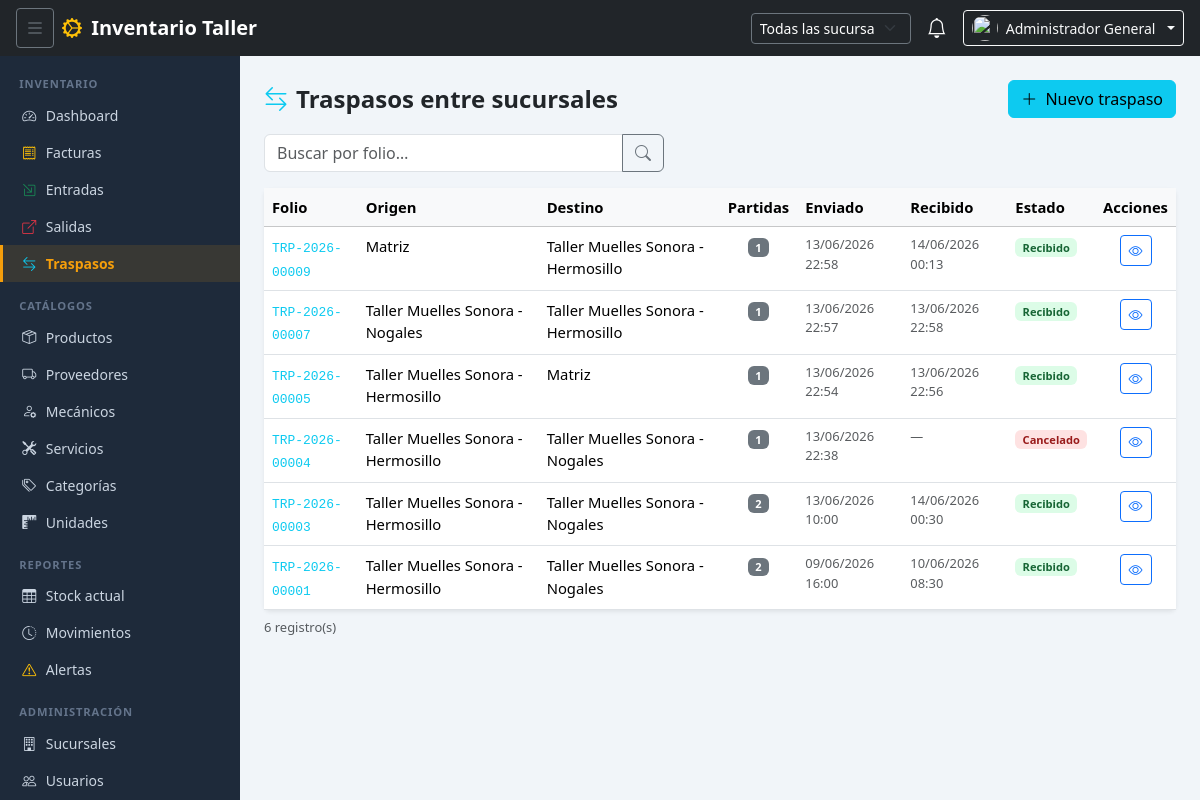
Page /?modulo=traspasos (signed in) on the committed database.
### tables this page shows
CREATE TABLE `traspasos` (
  `id` int(10) unsigned NOT NULL AUTO_INCREMENT,
  `movimiento_salida_id` int(10) unsigned NOT NULL,
  `movimiento_entrada_id` int(10) unsigned DEFAULT NULL,
  `estado` enum('en_transito','recibido','cancelado') NOT NULL DEFAULT 'en_transito',
  `fecha_envio` datetime NOT NULL DEFAULT current_timestamp(),
  `fecha_recepcion` datetime DEFAULT NULL,
  PRIMARY KEY (`id`),
  UNIQUE KEY `uq_tr_salida` (`movimiento_salida_id`),
  UNIQUE KEY `uq_tr_entrada` (`movimiento_entrada_id`),
  CONSTRAINT `fk_tr_ent` FOREIGN KEY (`movimiento_entrada_id`) REFERENCES `movimientos` (`id`),
  CONSTRAINT `fk_tr_sal` FOREIGN KEY (`movimiento_salida_id`) REFERENCES `movimientos` (`id`)
);

CREATE TABLE `movimientos` (
  `id` int(10) unsigned NOT NULL AUTO_INCREMENT,
  `tipo` enum('entrada','salida','traspaso_salida','traspaso_entrada','ajuste') NOT NULL,
  `folio` varchar(30) NOT NULL,
  `sucursal_id` tinyint(3) unsigned NOT NULL,
  `sucursal_dest_id` tinyint(3) unsigned DEFAULT NULL,
  `proveedor_id` int(10) unsigned DEFAULT NULL,
  `mecanico_id` int(10) unsigned DEFAULT NULL,
  `servicio_id` smallint(5) unsigned DEFAULT NULL,
  `referencia_factura` varchar(80) DEFAULT NULL,
  `uuid_cfdi` char(36) DEFAULT NULL,
  `notas` text DEFAULT NULL,
  `estado` enum('borrador','confirmado','cancelado') NOT NULL DEFAULT 'confirmado',
  `usuario_id` int(10) unsigned NOT NULL,
  `created_at` datetime NOT NULL DEFAULT current_timestamp(),
  PRIMARY KEY (`id`),
  UNIQUE KEY `uq_mov_folio` (`folio`),
  KEY `idx_mov_tipo_fecha` (`tipo`,`created_at`),
  KEY `idx_mov_sucursal` (`sucursal_id`),
  KEY `idx_mov_mecanico` (`mecanico_id`),
  KEY `idx_mov_uuid` (`uuid_cfdi`),
  KEY `fk_mov_suc2` (`sucursal_dest_id`),
  KEY `fk_mov_prov` (`proveedor_id`),
  KEY `fk_mov_ser` (`servicio_id`),
  KEY `fk_mov_usr` (`usuario_id`),
  CONSTRAINT `fk_mov_mec` FOREIGN KEY (`mecanico_id`) REFERENCES `mecanicos` (`id`),
  CONSTRAINT `fk_mov_prov` FOREIGN KEY (`proveedor_id`) REFERENCES `proveedores` (`id`),
  CONSTRAINT `fk_mov_ser` FOREIGN KEY (`servicio_id`) REFERENCES `servicios` (`id`),
  CONSTRAINT `fk_mov_suc1` FOREIGN KEY (`sucursal_id`) REFERENCES `sucursales` (`id`),
  CONSTRAINT `fk_mov_suc2` FOREIGN KEY (`sucursal_dest_id`) REFERENCES `sucursales` (`id`),
  CONSTRAINT `fk_mov_usr` FOREIGN KEY (`usuario_id`) REFERENCES `usuarios` (`id`)
);

CREATE TABLE `sucursales` (
  `id` tinyint(3) unsigned NOT NULL AUTO_INCREMENT,
  `nombre` varchar(100) NOT NULL,
  `ciudad` varchar(80) NOT NULL,
  `direccion` varchar(255) DEFAULT NULL,
  `telefono` varchar(20) DEFAULT NULL,
  `activa` tinyint(1) NOT NULL DEFAULT 1,
  `created_at` datetime NOT NULL DEFAULT current_timestamp(),
  `foto` varchar(255) DEFAULT NULL,
  `latitud` decimal(10,7) DEFAULT NULL,
  `longitud` decimal(10,7) DEFAULT NULL,
  PRIMARY KEY (`id`)
);

### core/Controller.php (called while the page is built, shortened)
<?php
class Controller
{
    protected function render(string $vista, array $datos = []): void
    {
        require_once BASE_PATH . '/shared/views/layout.php';
    }
    protected function getInt(string $key, int $default = 0): int
    {
        return (int) ($_GET[$key] ?? $default);
    }
    protected function getStr(string $key, string $default = ''): string
    {
        return trim(strip_tags($_GET[$key] ?? $default));
    }
}

### modules/traspasos/TraspasoController.php (called while the page is built, shortened)
<?php
require_once BASE_PATH . '/core/Controller.php';
require_once BASE_PATH . '/modules/traspasos/TraspasoModel.php';
class TraspasoController extends Controller
{
    private TraspasoModel $model;
    public function __construct()
    {
        $this->model = new TraspasoModel();
    }
    public function index(): void
    {
        $sucursal_id = Auth::sucursalFiltro();
        $buscar      = $this->getStr('buscar');
        $pagina      = max(1, $this->getInt('pagina', 1));
        $resultado = $this->model->listar($sucursal_id, $buscar, $pagina);
        $this->render('traspasos/lista', compact('titulo','resultado','buscar','vistaPath'));
    }
}

### core/Router.php (called while the page is built, shortened)
<?php
class Router
{
    public static function dispatch(): void
    {
        $accion = filter_input(INPUT_GET, 'accion', FILTER_SANITIZE_SPECIAL_CHARS) ?? 'index';
        $controller = new $clase();
        $metodo = self::sanitizarMetodo($accion);
        $controller->$metodo();
    }
    private static function sanitizarMetodo(string $accion): string
    {
        $partes = explode('_', preg_replace('/[^a-z0-9_]/', '', strtolower($accion)));
        $metodo = array_shift($partes);
        return $metodo;
    }
}

### index.php (called while the page is built, shortened)
<?php
require_once BASE_PATH . '/core/Session.php';
require_once BASE_PATH . '/core/Auth.php';
require_once BASE_PATH . '/core/Model.php';
require_once BASE_PATH . '/core/Controller.php';
require_once BASE_PATH . '/core/Router.php';
Router::dispatch();

### core/Session.php (called while the page is built, shortened)
<?php
class Session
{
    public static function get(string $key, mixed $default = null): mixed
    {
        return $_SESSION[$key] ?? $default;
    }
}

### core/Auth.php (called while the page is built, shortened)
<?php
class Auth
{
    public static function tienePermiso(string $permiso): bool
    {
        $rol = Session::get('usuario_rol');
        $permisos = PERMISOS[$rol] ?? [];
        return in_array('*', $permisos) || in_array($permiso, $permisos);
    }
    public static function esAdmin(): bool
    {
        return Session::get('usuario_rol') === ROL_ADMIN;
    }
    public static function sucursalFiltro(): ?int
    {
        if (self::esAdmin()) {
            $sid = filter_input(INPUT_GET, 'sucursal_id', FILTER_VALIDATE_INT);
            return $sid ?: null;
        }
        return (int) Session::get('usuario_sucursal_id');
    }
}

### config/database.example.php (called while the page is built, shortened)
<?php
class Database
{
    private static ?PDO $instance = null;
    public static function getInstance(): PDO
    {
        if (self::$instance === null) {
            $dsn = sprintf(
                'mysql:host=%s;dbname=%s;charset=%s',
                DB_HOST, DB_NAME, DB_CHARSET
            );
            self::$instance = new PDO($dsn, DB_USER, DB_PASS, [
                PDO::ATTR_ERRMODE            => PDO::ERRMODE_EXCEPTION,
                PDO::ATTR_DEFAULT_FETCH_MODE => PDO::FETCH_ASSOC,
                PDO::ATTR_EMULATE_PREPARES   => false,
            ]);
        }
        return self::$instance;
    }
}

### modules/traspasos/TraspasoModel.php (called while the page is built, shortened)
<?php
require_once BASE_PATH . '/core/Model.php';
class TraspasoModel extends Model
{
    public function listar(?int $sucursal_id, string $buscar, int $pagina): array
    {
        $where  = "WHERE (m.tipo = 'traspaso_salida')";
        $params = [];
        $sql = "SELECT t.id AS traspaso_id, t.estado AS traspaso_estado, t.fecha_envio, t.fecha_recepcion,
                       m.folio AS folio_salida, su_o.nombre AS sucursal_origen, su_d.nombre AS sucursal_destino,
                       u.nombre AS usuario,
                       (SELECT COUNT(*) FROM movimientos_detalle WHERE movimiento_id = m.id) AS num_partidas
                FROM traspasos t
                INNER JOIN movimientos m ON m.id = t.movimiento_salida_id
                INNER JOIN sucursales su_o ON su_o.id = m.sucursal_id
                INNER JOIN sucursales su_d ON su_d.id = m.sucursal_dest_id
                INNER JOIN usuarios u      ON u.id    = m.usuario_id
                {$where}
                ORDER BY t.fecha_envio DESC";
        return $this->paginar($sql, $params, $pagina);
    }
}

### core/Model.php (called while the page is built, shortened)
<?php
class Model
{
    protected PDO $db;
    public function __construct()
    {
        $this->db = Database::getInstance();
    }
    protected function query(string $sql, array $params = []): PDOStatement
    {
        $stmt = $this->db->prepare($sql);
        $stmt->execute($params);
        return $stmt;
    }
    protected function fetchAll(string $sql, array $params = []): array
    {
        return $this->query($sql, $params)->fetchAll();
    }
    protected function fetchColumn(string $sql, array $params = []): mixed
    {
        return $this->query($sql, $params)->fetchColumn();
    }
    public function paginar(string $sql, array $params, int $pagina, int $porPagina = 20): array
    {
        $total = (int) $this->fetchColumn(
            "SELECT COUNT(*) FROM ({$sql}) AS _t",
            $params
        );
        $offset = ($pagina - 1) * $porPagina;
        $filas  = $this->fetchAll(
            "{$sql} LIMIT {$porPagina} OFFSET {$offset}",
            $params
        );
        return [
            'filas'       => $filas,
            'total'       => $total,
            'pagina'      => $pagina,
            'por_pagina'  => $porPagina,
            'total_paginas' => max(1, (int) ceil($total / $porPagina)),
        ];
    }
}

### modules/traspasos/views/lista.php (the view, shortened to what this page needs)
<div class="d-flex justify-content-between align-items-center mb-3">
    <h4 class="fw-bold mb-0"><i class="bi bi-arrow-left-right text-info me-2"></i>Traspasos entre sucursales</h4>
    <?php if (Auth::tienePermiso('traspasos.crear')): ?>
    <a href="<?= $appUrl ?>/?modulo=traspasos&accion=nuevo" class="btn btn-info">
        <i class="bi bi-plus-lg me-1"></i> Nuevo traspaso
    </a>
    <?php endif; ?>
</div>
<form method="GET" action="<?= $appUrl ?>/" class="mb-3">
    <div class="input-group" style="max-width:400px">
        <input type="text" name="buscar" class="form-control" placeholder="Buscar por folio…"
               value="<?= htmlspecialchars($buscar) ?>">
        <button class="btn btn-outline-secondary" type="submit"><i class="bi bi-search"></i></button>
    </div>
</form>
<div class="card border-0 shadow-sm">
    <div class="card-body p-0">
        <div class="table-responsive">
            <table class="table table-hover mb-0">
                <thead class="table-light">
                    <tr>
                        <th>Folio</th>
                        <th>Origen</th>
                        <th>Destino</th>
                        <th class="text-center">Partidas</th>
                        <th>Enviado</th>
                        <th>Recibido</th>
                        <th>Estado</th>
                        <th class="text-center">Acciones</th>
                    </tr>
                </thead>
                <tbody>
                <?php if (empty($resultado['filas'])): ?>
                    <tr><td colspan="8" class="text-center text-muted py-4">No hay traspasos registrados</td></tr>
                <?php else: ?>
                    <?php foreach ($resultado['filas'] as $t): ?>
                    <tr>
                        <td><code class="text-info"><?= htmlspecialchars($t['folio_salida']) ?></code></td>
                        <td><?= htmlspecialchars($t['sucursal_origen']) ?></td>
                        <td><?= htmlspecialchars($t['sucursal_destino']) ?></td>
                        <td class="text-center"><span class="badge bg-secondary"><?= $t['num_partidas'] ?></span></td>
                        <td class="text-muted small"><?= date('d/m/Y H:i', strtotime($t['fecha_envio'])) ?></td>
                        <td class="text-muted small">
                            <?= $t['fecha_recepcion'] ? date('d/m/Y H:i', strtotime($t['fecha_recepcion'])) : '—' ?>
                        </td>
                        <td>
                            <span class="badge badge-estado-<?= htmlspecialchars($t['traspaso_estado']) ?>">
                                <?= ucwords(str_replace('_',' ', $t['traspaso_estado'])) ?>
                            </span>
                        </td>
                        <td class="text-center">
                            <a href="<?= $appUrl ?>/?modulo=traspasos&accion=detalle&id=<?= $t['traspaso_id'] ?>"
                               class="btn btn-sm btn-outline-primary">
                                <i class="bi bi-eye"></i>
                            </a>
                        </td>
                    </tr>
                    <?php endforeach; ?>
                <?php endif; ?>
                </tbody>
            </table>
        </div>
    </div>
</div>
<p class="text-muted small mt-2"><?= number_format($resultado['total']) ?> registro(s)</p>

### assets/css/app.css (style rules this page uses)
:root { --sidebar-width: 240px; --navbar-height: 56px; --color-primary: #f59e0b; --color-sidebar-bg: #1e2a3a; --color-sidebar-text: #cbd5e1; --color-sidebar-active: #f59e0b; }
body { background: #f1f5f9; font-size: .925rem; }
.badge-estado-cancelado { background: #fee2e2; color: #991b1b; }
.badge-estado-recibido { background: #dcfce7; color: #166534; }

### rows in the picture
traspasos: movimiento_salida.folio "TRP-2026-00009", sucursales.nombre "Matriz", sucursales.nombre "Taller Muelles Sonora - Hermosillo", num_partidas "1", fecha_envio "13/06/2026 22:58", fecha_recepcion "14/06/2026 00:13", estado "Recibido", id "6"
traspasos: movimiento_salida.folio "TRP-2026-00007", sucursales.nombre "Taller Muelles Sonora - Nogales", sucursales.nombre "Taller Muelles Sonora - Hermosillo", num_partidas "1", fecha_envio "13/06/2026 22:57", fecha_recepcion "13/06/2026 22:58", estado "Recibido"
traspasos: movimiento_salida.folio "TRP-2026-00005", sucursales.nombre "Taller Muelles Sonora - Hermosillo", sucursales.nombre "Matriz", num_partidas "1", fecha_envio "13/06/2026 22:54", fecha_recepcion "13/06/2026 22:56", estado "Recibido"
traspasos: movimiento_salida.folio "TRP-2026-00004", sucursales.nombre "Taller Muelles Sonora - Hermosillo", sucursales.nombre "Taller Muelles Sonora - Nogales", num_partidas "1", fecha_envio "13/06/2026 22:38", estado "Cancelado"
traspasos: movimiento_salida.folio "TRP-2026-00003", sucursales.nombre "Taller Muelles Sonora - Hermosillo", sucursales.nombre "Taller Muelles Sonora - Nogales", num_partidas "2", fecha_envio "13/06/2026 10:00", fecha_recepcion "14/06/2026 00:30", estado "Recibido"
traspasos: movimiento_salida.folio "TRP-2026-00001", sucursales.nombre "Taller Muelles Sonora - Hermosillo", sucursales.nombre "Taller Muelles Sonora - Nogales", num_partidas "2", fecha_envio "09/06/2026 16:00", fecha_recepcion "10/06/2026 08:30", estado "Recibido"

### other values in the picture
$appName "Inventario Taller"
$usuario['nombre'] "Administrador General"
